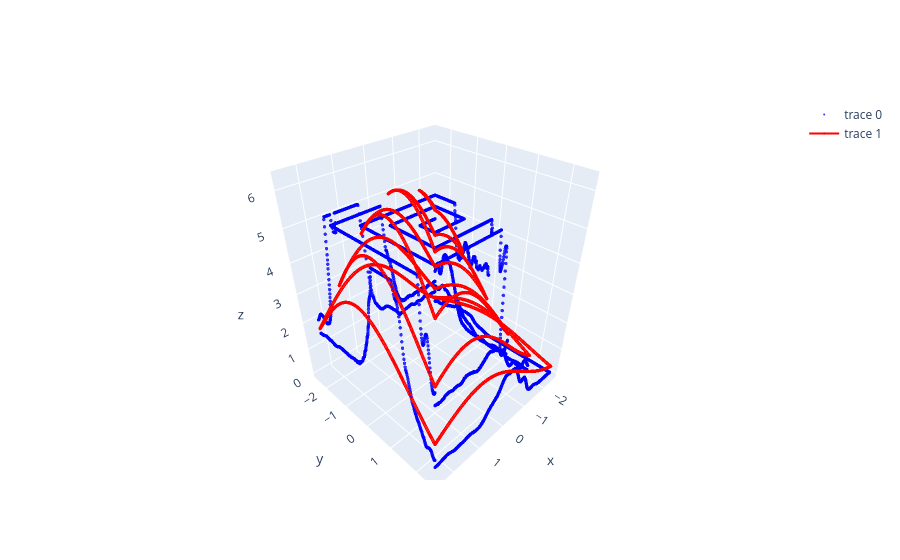

The cell this chart's notebook holds for it:
### Code cell
xy_points = datapoints[:, 0:2]
P_points = datapoints[:, 2]

def gaussian_fit_func(xy, a, x0, sigxsq, y0, sigysq):
    x = xy[:,0]
    y = xy[:,1]
    return a * np.exp(-((x-x0)**2/sigxsq + (y-y0)**2/sigysq))

# fitting a 2d gaussian
p0 = [1, 0, (xy_points[:,0].max() - xy_points[:,0].min())/2, 0, (xy_points[:,1].max() - xy_points[:,1].min())/2]

[fitparams, fitcov] = curve_fit(gaussian_fit_func, xy_points, P_points, p0)
fitcov
fit_gauss = gaussian_fit_func(xy_points, *fitparams)

fig = go.Figure()
fig.add_trace(go.Scatter3d(x=xy_points[:,0], y=xy_points[:,1], z=P_points,
                                   mode='markers', marker=dict(
                size=2,          # Marker size in pixels
                color='blue',      # Marker color
                opacity=0.8,      # Transparency
                symbol='circle'   # Marker shape
            )))
fig.add_trace(go.Scatter3d(x=xy_points[:,0], y=xy_points[:,1], z=fit_gauss, marker=dict(
                size=2,          # Marker size in pixels
                color='red',      # Marker color
                opacity=0.8,      # Transparency
                symbol='circle'   # Marker shape
            )))
fig.show()

x0 = fitparams[1]
y0 = fitparams[3]
print(x0, y0)

# fig = plt.figure()
# # Use 'projection="3d"' to enable 3D plotting
# ax = fig.add_subplot(111, projection='3d')

# # Plot the scatter points
# ax.scatter(xy_points[:,0], xy_points[:,1], P_points, 'o', s = 0.4)
# ax.scatter(xy_points[:,0], xy_points[:,1], fit_gauss)
# fig.show()

### Figure 1 — Plotly figure (JSON) as saved in the notebook; plotly's stock layout.template omitted (floating-point values rounded to 4 significant figures; data arrays with more than 128 entries replaced by an {"elided": "..."} marker saying what was removed)
{"data": [{"marker": {"color": "blue", "opacity": 0.8, "size": 2, "symbol": "circle"}, "mode": "markers", "type": "scatter3d", "x": {"elided": "5510 float values"}, "y": {"elided": "5510 float values"}, "z": {"elided": "5510 float values"}}, {"marker": {"color": "red", "opacity": 0.8, "size": 2, "symbol": "circle"}, "type": "scatter3d", "x": {"elided": "5510 float values"}, "y": {"elided": "5510 float values"}, "z": {"elided": "5510 float values"}}], "layout": {}}
